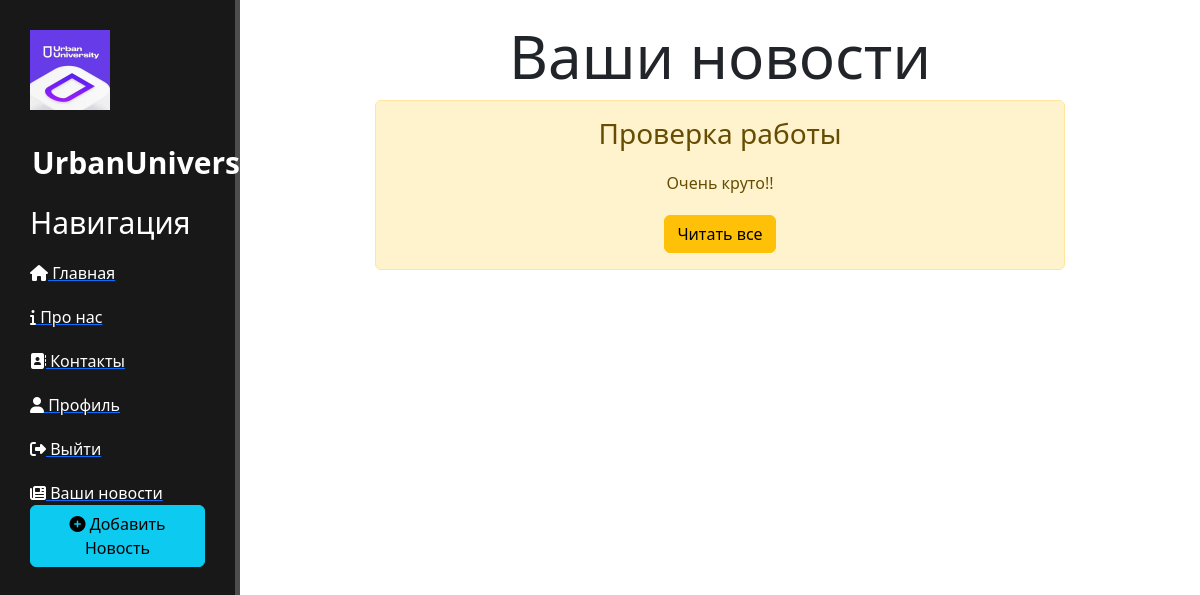
Page /news/ (signed in) on the earlier database version.
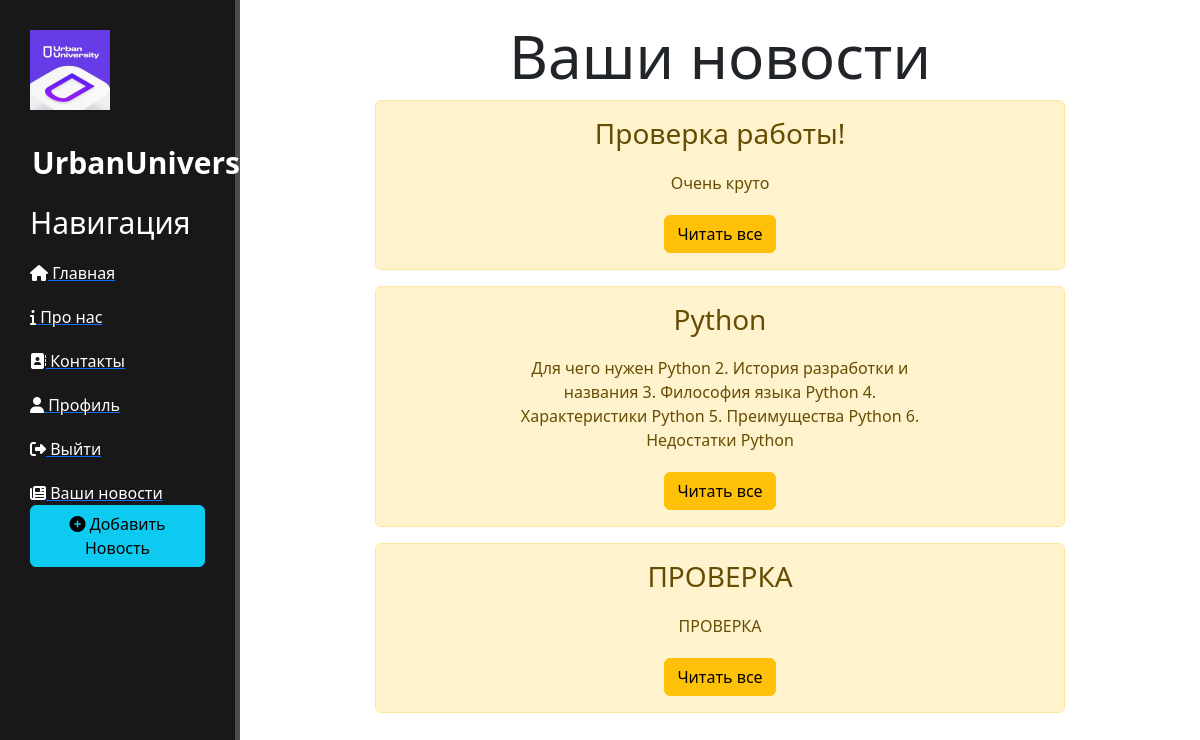
Same page on the later database version.
### news/models.py (models this page shows, shortened)
class Articles(models.Model):
    title = models.CharField('Название', max_length=50)
    anons = models.CharField('Анонс', max_length=250)
    full_text = models.TextField('Статья')
    date = models.DateTimeField('Дата публикации')
    class Meta:
        verbose_name = 'Новость'
        verbose_name_plural = 'Новости'

### news/views.py (the view)
# urls.py: path('', views.news_home, name='news_home'),
@login_required
def news_home(request):
    news = Articles.objects.all()
    return render(request, 'news_home.html', {'news': news})

### templates/news_home.html (shortened to what this page needs)
{% extends 'base.html' %}
{% block content %}
    <div class="features">
        <h1>Ваши новости</h1>
        {% if news %}
            {% for el in news %}
                <div class="alert alert-warning">
                    <h3>{{ el.title }}</h3>
                    <p>{{ el.anons }}</p>
                    <a href="{% url 'news-detail' el.id %}" class="btn btn-warning">Читать все</a>
                </div>
            {% endfor %}
        {% else %}
            <p>У вас нет записей</p>
        {% endif %}
    </div>
{% endblock %}

### templates/base.html (shortened to what this page needs)
{% load static %}
<!DOCTYPE html>
<html lang="ru">
    <head>
        <link rel="stylesheet" href="https://cdn.jsdelivr.net/npm/bootstrap@5.3.3/dist/css/bootstrap.min.css">
        <link rel="stylesheet" href="{% static 'main/css/main.css' %}">
        <link rel="stylesheet" href="https://use.fontawesome.com/releases/v6.5.2/css/all.css">
    </head>
    <body>
        <aside>
            <img src="{% static 'main/img/i.webp' %}" alt="Urban University">
            <span class="logo">UrbanUniversity</span>
            <h3>Навигация</h3>
            <ul>
                <a href="{% url 'home' %}"><li><i class="fa-solid fa-house"></i> Главная</li></a>
                <a href="{% url 'about' %}"><li><i class="fa-solid fa-info"></i> Про нас</li></a>
                <a href="{% url 'contacts' %}"><li><i class="fa-solid fa-address-book"></i> Контакты</li></a>
                {% if user.is_authenticated %}
                    <a href="{% url 'profile' %}"><li><i class="fa-solid fa-user"></i> Профиль</li></a>
                    <a href="{% url 'logout' %}"><li><i class="fa-solid fa-sign-out-alt"></i> Выйти</li></a>
                {% else %}
                    <a href="{% url 'login' %}"><li><i class="fa-solid fa-sign-in-alt"></i> Войти</li></a>
                    <a href="{% url 'register' %}"><li><i class="fa-solid fa-user-plus"></i> Регистрация</li></a>
                {% endif %}
                <a href="{% url 'news_home' %}"><li><i class="fa-solid fa-newspaper"></i> Ваши новости</li></a>
                <a href="{% url 'create' %}"><button class="btn btn-info"><i class="fas fa-plus-circle"></i> Добавить Новость</button></a>
            </ul>
        </aside>
        <main>
            {% block content %}
            {% endblock %}
        </main>
    </body>
</html>

### main/static/main/css/main.css (style rules this page uses)
body { margin: 0; display: flex; min-height: 100vh; background: white; }
aside { background: #181818; width: 20%; padding: 2.5%; color: #fff; border-right: 5px solid #4d4d4d; box-sizing: border-box; }
aside img { width: 80px; float: left; }
aside .logo { font-size: 30px; margin-left: 2px; font-weight: bold; position: relative; top: 30px; }
aside h3 { margin-top: 50px; font-size: 30px; }
aside ul { list-style: none; padding: 0; }
aside ul li { color: #fff; display: block; margin-top: 20px; transition: all 0.6s ease; }
main { flex: 1; padding: 20px; box-sizing: border-box; }
main .features { margin: auto; text-align: center; width: 75%; }
main .features h1 { font-size: 60px; }
main .features p { text-align: center; max-width: 400px; margin: 20px auto; }

Differences in the rows shown:
changed Articles: title "Проверка работы" → "Проверка работы!"; anons "Очень круто!!" → "Очень круто"
added Articles: title "Python", anons "Для чего нужен Python 2. История разработки и названия 3. Философия языка Python 4. Характеристики Python 5. Преимущества Python 6. Недостатки Python"
added Articles: title "ПРОВЕРКА", anons "ПРОВЕРКА"
